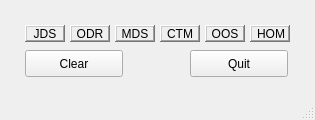
<?xml version="1.0" encoding="UTF-8"?>
<ui version="4.0">
 <class>MainWindow</class>
 <widget class="QMainWindow" name="MainWindow">
  <property name="geometry">
   <rect>
    <x>0</x>
    <y>0</y>
    <width>315</width>
    <height>120</height>
   </rect>
  </property>
  <property name="windowTitle">
   <string>SDI Annotator</string>
  </property>
  <widget class="QWidget" name="centralwidget">
   <widget class="QPushButton" name="quitButton">
    <property name="geometry">
     <rect>
      <x>190</x>
      <y>50</y>
      <width>98</width>
      <height>27</height>
     </rect>
    </property>
    <property name="text">
     <string>Quit</string>
    </property>
   </widget>
   <widget class="QLabel" name="JDSchoice">
    <property name="geometry">
     <rect>
      <x>25</x>
      <y>25</y>
      <width>40</width>
      <height>17</height>
     </rect>
    </property>
    <property name="frameShape">
     <enum>QFrame::WinPanel</enum>
    </property>
    <property name="frameShadow">
     <enum>QFrame::Raised</enum>
    </property>
    <property name="lineWidth">
     <number>2</number>
    </property>
    <property name="text">
     <string>JDS</string>
    </property>
    <property name="alignment">
     <set>Qt::AlignCenter</set>
    </property>
   </widget>
   <widget class="QLabel" name="ODRchoice">
    <property name="geometry">
     <rect>
      <x>70</x>
      <y>25</y>
      <width>40</width>
      <height>17</height>
     </rect>
    </property>
    <property name="frameShape">
     <enum>QFrame::WinPanel</enum>
    </property>
    <property name="frameShadow">
     <enum>QFrame::Raised</enum>
    </property>
    <property name="lineWidth">
     <number>2</number>
    </property>
    <property name="text">
     <string>ODR</string>
    </property>
    <property name="alignment">
     <set>Qt::AlignCenter</set>
    </property>
   </widget>
   <widget class="QLabel" name="OOSchoice">
    <property name="geometry">
     <rect>
      <x>205</x>
      <y>25</y>
      <width>40</width>
      <height>17</height>
     </rect>
    </property>
    <property name="frameShape">
     <enum>QFrame::WinPanel</enum>
    </property>
    <property name="frameShadow">
     <enum>QFrame::Raised</enum>
    </property>
    <property name="lineWidth">
     <number>2</number>
    </property>
    <property name="text">
     <string>OOS</string>
    </property>
    <property name="alignment">
     <set>Qt::AlignCenter</set>
    </property>
   </widget>
   <widget class="QLabel" name="HOMchoice">
    <property name="geometry">
     <rect>
      <x>250</x>
      <y>25</y>
      <width>40</width>
      <height>17</height>
     </rect>
    </property>
    <property name="frameShape">
     <enum>QFrame::WinPanel</enum>
    </property>
    <property name="frameShadow">
     <enum>QFrame::Raised</enum>
    </property>
    <property name="lineWidth">
     <number>2</number>
    </property>
    <property name="text">
     <string>HOM</string>
    </property>
    <property name="alignment">
     <set>Qt::AlignRight|Qt::AlignTrailing|Qt::AlignVCenter</set>
    </property>
   </widget>
   <widget class="QLabel" name="MDSchoice">
    <property name="geometry">
     <rect>
      <x>115</x>
      <y>25</y>
      <width>40</width>
      <height>17</height>
     </rect>
    </property>
    <property name="frameShape">
     <enum>QFrame::WinPanel</enum>
    </property>
    <property name="frameShadow">
     <enum>QFrame::Raised</enum>
    </property>
    <property name="lineWidth">
     <number>2</number>
    </property>
    <property name="text">
     <string>MDS</string>
    </property>
    <property name="alignment">
     <set>Qt::AlignCenter</set>
    </property>
   </widget>
   <widget class="QLabel" name="CTMchoice">
    <property name="geometry">
     <rect>
      <x>160</x>
      <y>25</y>
      <width>40</width>
      <height>17</height>
     </rect>
    </property>
    <property name="frameShape">
     <enum>QFrame::WinPanel</enum>
    </property>
    <property name="frameShadow">
     <enum>QFrame::Raised</enum>
    </property>
    <property name="lineWidth">
     <number>2</number>
    </property>
    <property name="text">
     <string>CTM</string>
    </property>
    <property name="alignment">
     <set>Qt::AlignCenter</set>
    </property>
   </widget>
   <widget class="QPushButton" name="clearButton">
    <property name="geometry">
     <rect>
      <x>25</x>
      <y>50</y>
      <width>98</width>
      <height>27</height>
     </rect>
    </property>
    <property name="text">
     <string>Clear</string>
    </property>
   </widget>
  </widget>
  <widget class="QMenuBar" name="menubar">
   <property name="enabled">
    <bool>false</bool>
   </property>
   <property name="geometry">
    <rect>
     <x>0</x>
     <y>0</y>
     <width>315</width>
     <height>25</height>
    </rect>
   </property>
  </widget>
  <widget class="QStatusBar" name="statusbar">
   <property name="enabled">
    <bool>false</bool>
   </property>
  </widget>
 </widget>
 <resources/>
 <connections/>
</ui>
